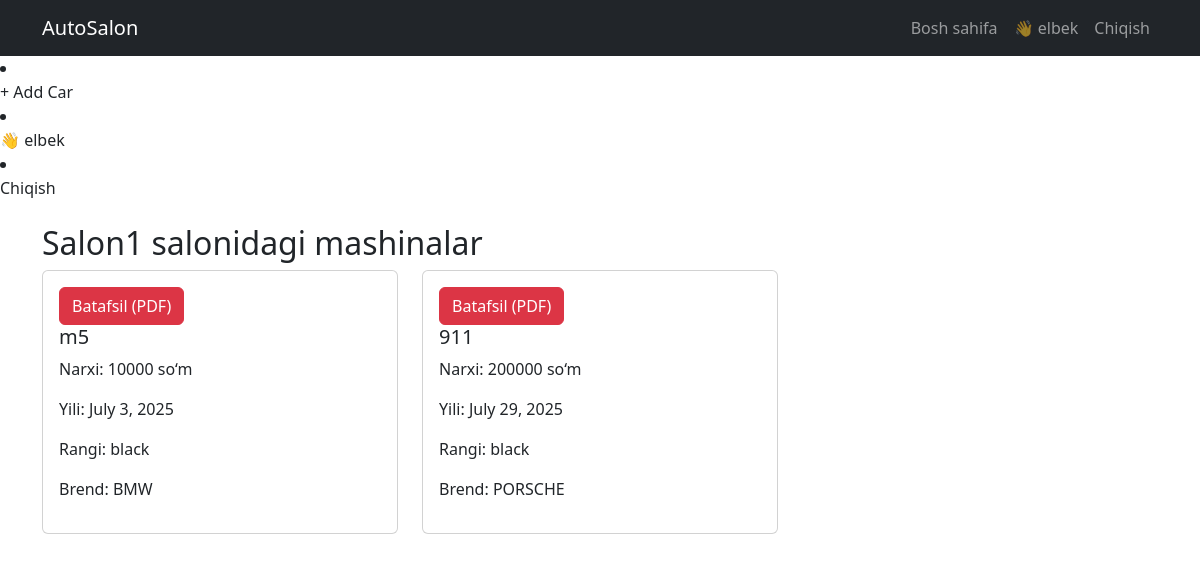
Page /salon/1/cars/ (signed in) on the committed database.
### configapp/models.py (models this page shows, shortened)
class Autosalon(models.Model):
    title = models.CharField(max_length=255)
    context = models.TextField()
    email = models.EmailField(max_length=255)
    phone = models.CharField(max_length=255)
    adress = models.CharField(max_length=255)
    image = models.ImageField(upload_to='photos/%Y/%m/%d')

class Car(models.Model):
    model = models.CharField(max_length=100)
    price = models.IntegerField()
    year = models.DateField()
    color = models.CharField(max_length=100)
    brand = models.ForeignKey(Brand, on_delete=models.CASCADE)
    salon = models.ForeignKey(Autosalon, on_delete=models.CASCADE)

class Brand(models.Model):
    title = models.CharField(max_length=100)
    created_ad = models.DateTimeField(auto_now_add=True)
    updated_ad = models.DateTimeField(auto_now=True)
    context = models.TextField()

### configapp/views.py (the view)
# urls.py: path('salon/<int:pk>/cars/', views.autosalon_cars, name='autosalon_cars'),
def autosalon_cars(request, pk):
    salon = get_object_or_404(Autosalon, pk=pk)
    cars = Car.objects.filter(salon=salon)
    return render(request, 'autosalon_cars.html', {'salon': salon, 'cars': cars})

### configapp/templates/autosalon_cars.html (shortened to what this page needs)
{% extends 'base.html' %}
{% block content %}
<h2>{{ salon.title }} salonidagi mashinalar</h2>
{% if cars %}
    <div class="row">
        {% for car in cars %}
        <div class="col-md-4 mb-4">
            <div class="card">
                <div class="card-body">
                   <a href="{% url 'detail_car' car.id %}" class="btn btn-danger">Batafsil (PDF)</a>
                    <h5>{{ car.model }}</h5>
                    <p>Narxi: {{ car.price }} so‘m</p>
                    <p>Yili: {{ car.year }}</p>
                    <p>Rangi: {{ car.color }}</p>
                    <p>Brend: {{ car.brand.title }}</p>
                </div>
            </div>
        </div>
        {% endfor %}
    </div>
{% else %}
    <p>Bu salon hozircha hech qanday mashinaga ega emas.</p>
{% endif %}
{% endblock %}

### configapp/templates/base.html (shortened to what this page needs)
<!DOCTYPE html>
<html lang="en">
<head>
    <link rel="stylesheet" href="https://cdn.jsdelivr.net/npm/bootstrap@5.3.0/dist/css/bootstrap.min.css">
</head>
<body>
    <nav class="navbar navbar-expand-lg navbar-dark bg-dark">
        <div class="container">
            <a class="navbar-brand" href="{% url 'home' %}">AutoSalon</a>
            <div class="collapse navbar-collapse" id="navbarNav">
                <ul class="navbar-nav ms-auto">
                    <li class="nav-item">
                        <a class="nav-link" href="{% url 'home' %}">Bosh sahifa</a>
                    </li>
                    {% if user.is_authenticated %}
                        <li class="nav-item">
                            <a class="nav-link" href="#">👋 {{ user.username }}</a>
                        </li>
                        <li class="nav-item">
                            <a class="nav-link" href="{% url 'logout' %}">Chiqish</a>
                        </li>
                    {% else %}
                        <li class="nav-item">
                            <a class="nav-link" href="{% url 'login' %}">Kirish</a>
                        </li>
                    {% endif %}
                </ul>
            </div>
        </div>
    </nav>
{% if user.is_authenticated %}
    <li class="nav-item">
        <a class="nav-link" href="{% url 'add_car' %}">+ Add Car</a>
    </li>
    <li class="nav-item">
        <a class="nav-link" href="#">👋 {{ user.username }}</a>
    </li>
    <li class="nav-item">
        <a class="nav-link" href="{% url 'logout' %}">Chiqish</a>
    </li>
{% endif %}
    <div class="container mt-4">
        {% block content %}
        {% endblock %}
    </div>
</body>
</html>

### rows in the picture
Autosalon: title "Salon1"
Car: model "m5", price "10000", year "July 3, 2025", color "black", brand "BMW"
Car: model "911", price "200000", year "July 29, 2025", color "black", brand "PORSCHE"

### other values in the picture
{{ user.username }} "elbek"
